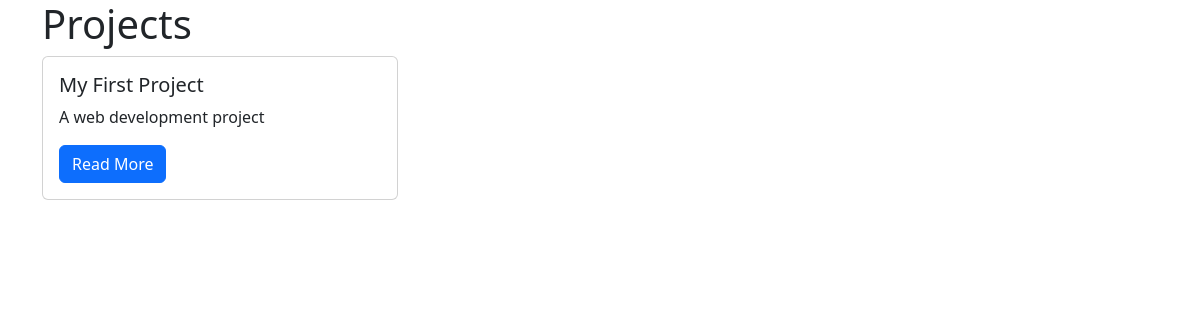
The page /projects/ on the database as committed earlier.
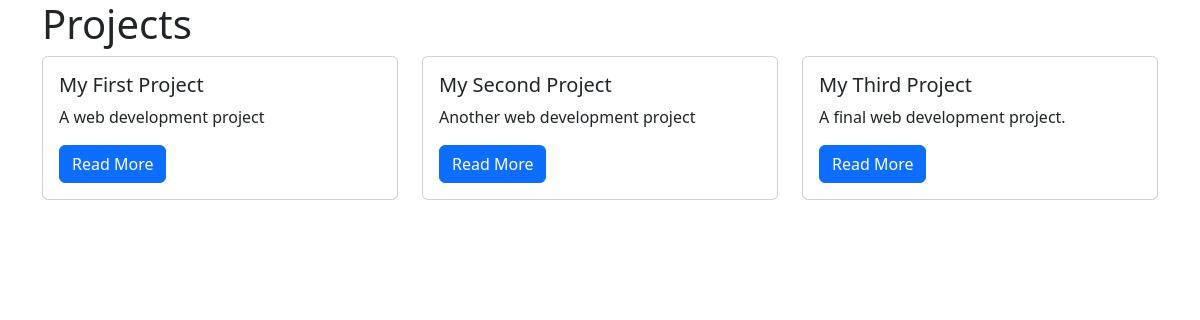
The same page on the database as committed later.
### projects/models.py (models this page shows)
class Project(models.Model):
    title = models.CharField(max_length=100)
    description = models.TextField()
    technology = models.CharField(max_length=20)
    image= models.FileField(upload_to="project_images/", blank=True)

### projects/views.py (the view)
# urls.py: path("", views.project_index, name="project_index"),
def project_index(request):
    projects = Project.objects.all()
    context = {
        "projects": projects
    }
    return render(request, "projects/project_index.html", context)

### projects/templates/projects/project_index.html (shortened to what this page needs)
{% extends "base.html" %}
{% block page_content %}
<h1>Projects</h1>
<div class="row">
{% for project in projects %}
    <div class="col-md-4">
        <div class="card mb-2">
            <div class="card-body">
                <h5 class="card-title">{{ project.title }}</h5>
                <p class="card-text">{{ project.description }}</p>
                <a href="{% url 'project_detail' project.pk %}"
                   class="btn btn-primary">
                    Read More
                </a>
            </div>
        </div>
    </div>
    {% endfor %}
</div>
{% endblock %}

### templates/base.html (shortened to what this page needs)
<!DOCTYPE html>
<html lang="en">
<head>
    <link
        href="https://cdn.jsdelivr.net/npm/bootstrap@5.3.1/dist/css/bootstrap.min.css"
        rel="stylesheet"
    >
</head>
<body class="container">
{% block page_content %}{% endblock page_content %}
</body>
</html>

Rows that differ between the two databases and show on the page:
added Project: title "My Second Project", description "Another web development project"
added Project: title "My Third Project", description "A final web development project."
